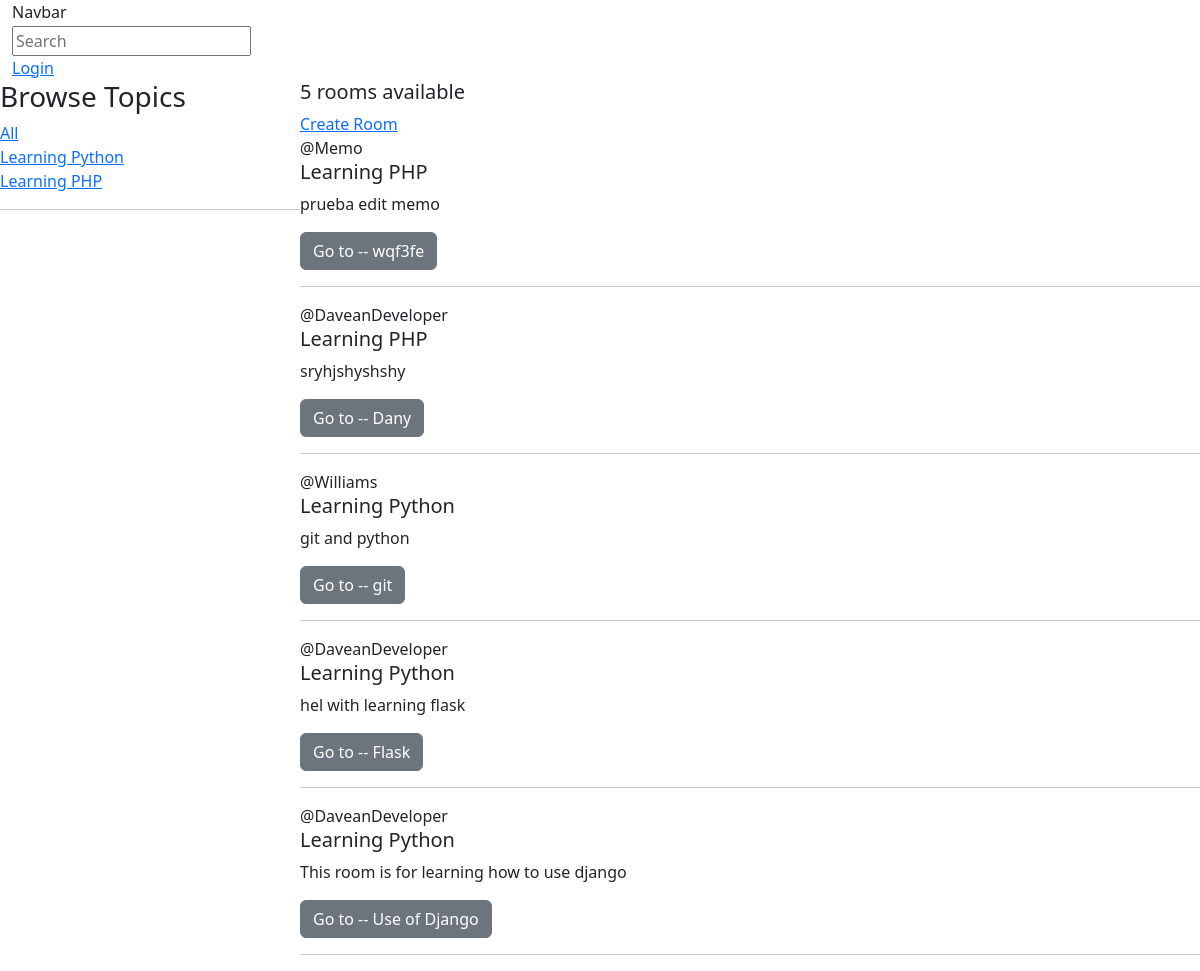
Before: / with the older database file.
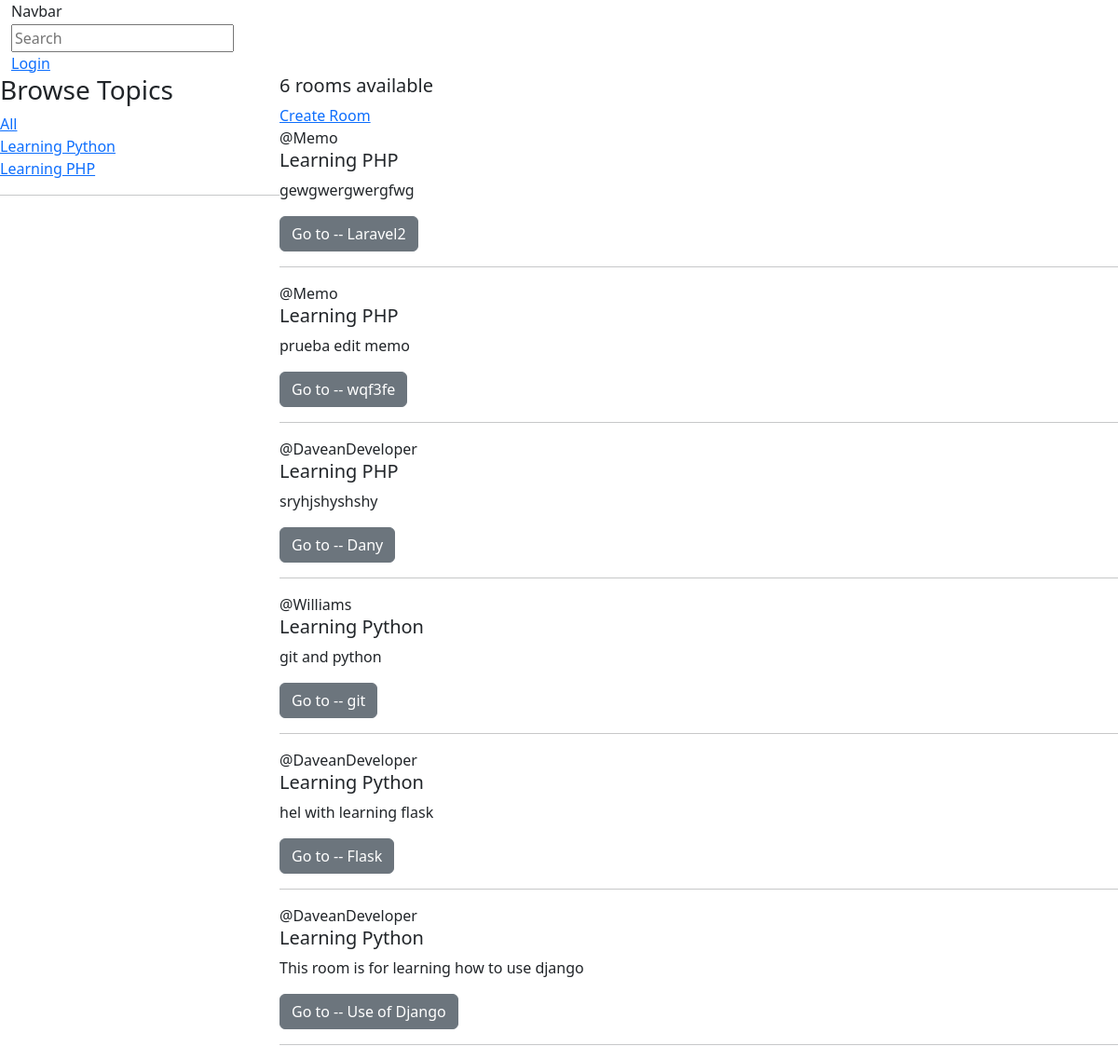
After: the same page with the newer database file.
### base/models.py (models this page shows, shortened)
class Topic(models.Model):
    name = models.CharField(max_length=200)
    def __str__(self):
        return self.name

class Room(models.Model):
    host = models.ForeignKey(User, on_delete=models.SET_NULL, null=True)
    topic = models.ForeignKey(Topic, on_delete=models.SET_NULL, null=True)
    name = models.CharField(max_length=200)
    description = models.TextField(null=True, blank=True)
    updated = models.DateTimeField(auto_now=True)
    created = models.DateTimeField(auto_now_add=True)
    class Meta:
        ordering = ['-updated', '-created']

### base/views.py (the view)
# urls.py: path('', views.home, name='home'),
def home(request):
    query = request.GET.get('query') if request.GET.get('query') != None else ''
    rooms = Room.objects.filter(
        Q(host__username__icontains=query) |
        Q(topic__name__icontains=query) |
        Q(name__icontains=query) |
        Q(description__icontains=query)
        )
    room_count = rooms.count()
    topics = Topic.objects.all()
    context = {'rooms':rooms, 'topics':topics, 'room_count':room_count}
    return render(request, 'base/home.html', context)

### base/templates/base/home.html (shortened to what this page needs)
{% include 'header.html' %}
{% include 'navbar.html' %}
<div class="home-container">
    <div>
        <h3>Browse Topics</h3>
            <div>
                <a href="{% url 'home' %}">All</a>
            </div>
        {% for topic in topics %}
            <div>
                <a href="{% url 'home' %}?query={{topic.name}}">{{topic.name}}</a>
            </div>
        {% endfor %}
        <hr>
    </div>
    <div>
        <h5>{{room_count}} rooms available</h5>
        <a href="{% url 'create-room' %}">Create Room</a>
        {% for room in rooms %}
            <div>
                @{{room.host.username}}
                <h5>{{room.topic}}</h5>
                <p>{{room.description}}</p>
                <a href="{% url 'room' room.id %}" class="btn btn-secondary">Go to -- {{room.name}}</a>
                <hr>
            </div>
        {% endfor %}
    </div>
</div>
{% include 'footer.html' %}

Changed rows visible on the page:
added Room: host.username "Memo", topic "Learning PHP", description "gewgwergwergfwg", name "Laravel2"
Other visible differences:
{{ room_count }}: "5" → "6"
